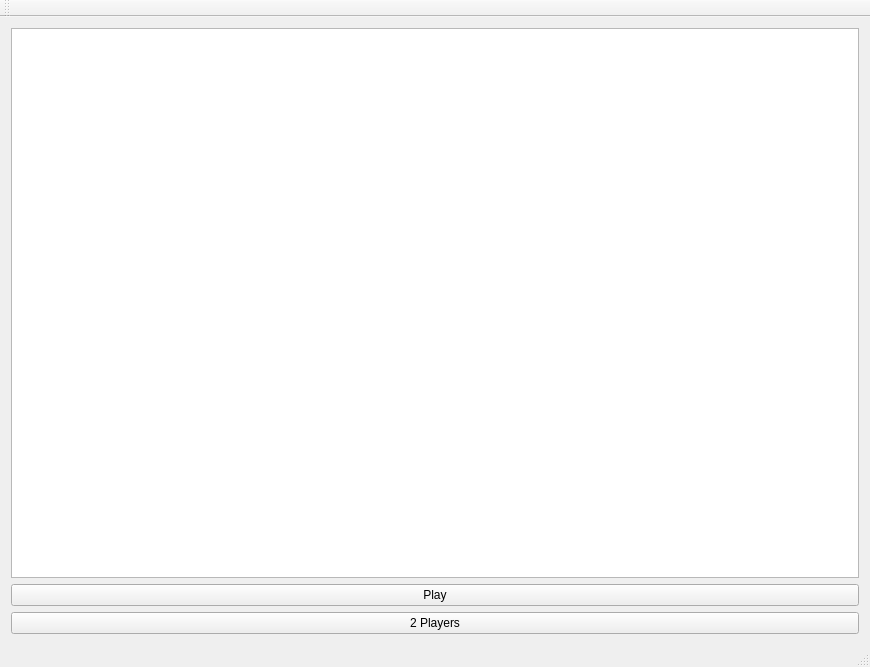
<?xml version="1.0" encoding="UTF-8"?>
<ui version="4.0">
 <class>MainWindow</class>
 <widget class="QMainWindow" name="MainWindow">
  <property name="geometry">
   <rect>
    <x>0</x>
    <y>0</y>
    <width>870</width>
    <height>667</height>
   </rect>
  </property>
  <property name="windowTitle">
   <string>MainWindow</string>
  </property>
  <widget class="QWidget" name="centralWidget">
   <layout class="QGridLayout" name="gridLayout">
    <item row="1" column="0">
     <widget class="QPushButton" name="pushButton">
      <property name="text">
       <string>Play</string>
      </property>
     </widget>
    </item>
    <item row="0" column="0">
     <widget class="QGraphicsView" name="graphicsView"/>
    </item>
    <item row="2" column="0">
     <widget class="QPushButton" name="pushButton_2">
      <property name="text">
       <string>2 Players</string>
      </property>
     </widget>
    </item>
   </layout>
  </widget>
  <widget class="QMenuBar" name="menuBar">
   <property name="geometry">
    <rect>
     <x>0</x>
     <y>0</y>
     <width>870</width>
     <height>17</height>
    </rect>
   </property>
  </widget>
  <widget class="QToolBar" name="mainToolBar">
   <attribute name="toolBarArea">
    <enum>TopToolBarArea</enum>
   </attribute>
   <attribute name="toolBarBreak">
    <bool>false</bool>
   </attribute>
  </widget>
  <widget class="QStatusBar" name="statusBar"/>
 </widget>
 <layoutdefault spacing="6" margin="11"/>
 <resources/>
 <connections/>
</ui>
